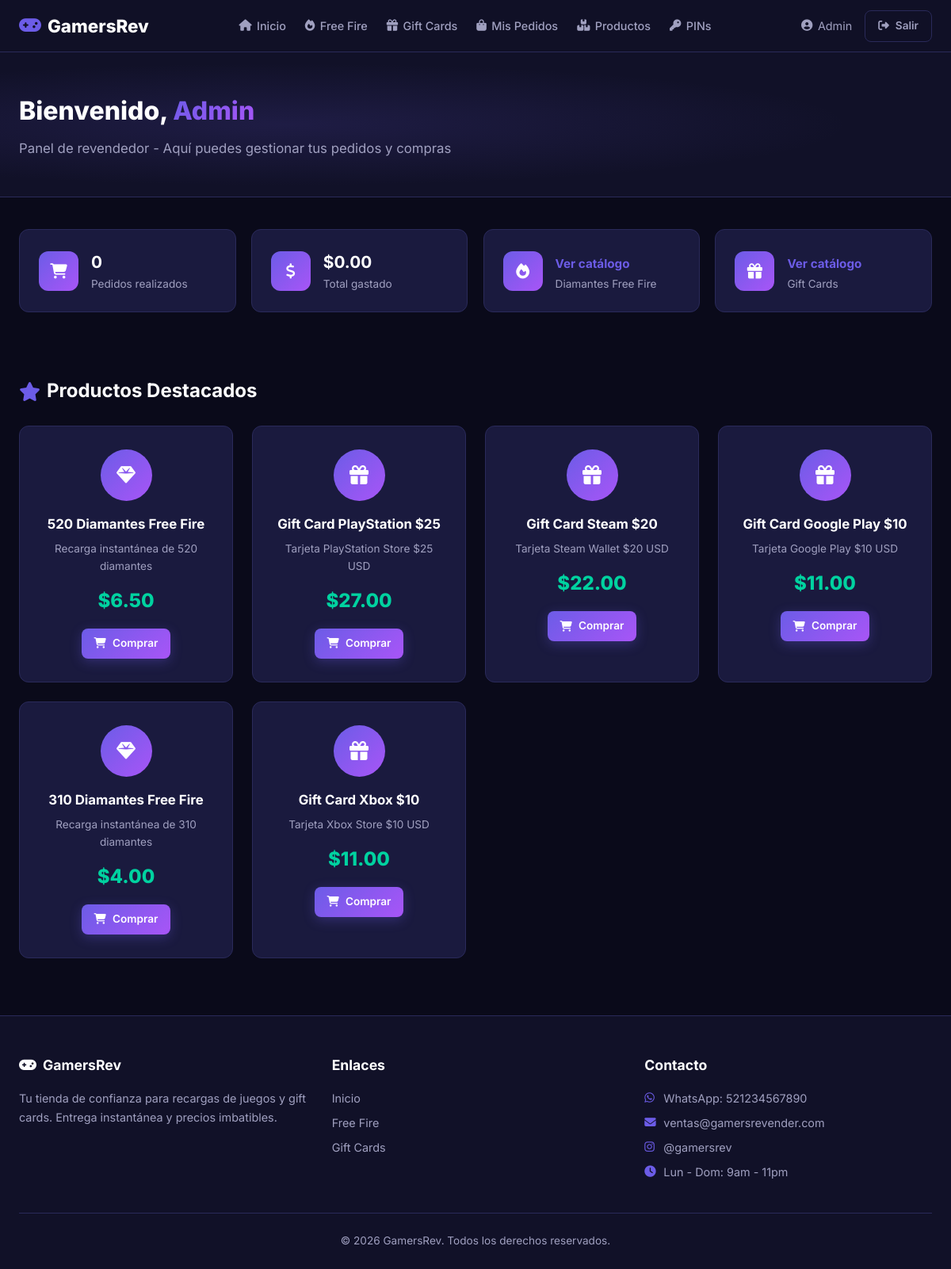
Page /dashboard.php (signed in) on the committed database.
### tables this page shows
CREATE TABLE IF NOT EXISTS productos (
    id INT AUTO_INCREMENT PRIMARY KEY,
    nombre VARCHAR(150) NOT NULL,
    descripcion TEXT,
    precio DECIMAL(10,2) NOT NULL,
    categoria ENUM('freefire', 'giftcard') NOT NULL,
    icono VARCHAR(50) DEFAULT 'fa-gem',
    activo TINYINT(1) DEFAULT 1,
    fecha_creacion DATETIME DEFAULT CURRENT_TIMESTAMP
);

### config.php (called while the page is built, shortened)
<?php
function estaLogueado() {
    return isset($_SESSION['usuario_id']);
}
function obtenerUsuarioActual() {
    return [
        'id' => $_SESSION['usuario_id'],
        'nombre' => $_SESSION['usuario_nombre'],
        'email' => $_SESSION['usuario_email'],
        'rol' => $_SESSION['usuario_rol'],
    ];
}
?>

### dashboard.php (the view, shortened to what this page needs)
<?php
require_once 'config.php';
$db = conectarDB();
$usuario = obtenerUsuarioActual();
$stmt = $db->prepare("SELECT COUNT(*) as total_pedidos, COALESCE(SUM(total), 0) as total_gastado FROM pedidos WHERE usuario_id = ?");
$stmt->execute([$usuario['id']]);
$stats = $stmt->fetch();
$stmt = $db->query("SELECT * FROM productos WHERE activo = 1 ORDER BY RAND() LIMIT 6");
$productos_destacados = $stmt->fetchAll();
require_once 'includes/header.php';
?>
<section class="dashboard-hero">
    <div class="container">
        <h1>Bienvenido, <span class="text-gradient"><?php echo htmlspecialchars($usuario['nombre']); ?></span></h1>
        <p>Panel de revendedor - Aquí puedes gestionar tus pedidos y compras</p>
    </div>
</section>
<section class="section">
    <div class="container">
        <div class="stats-grid">
            <div class="stat-card">
                <div class="stat-icon"><i class="fas fa-shopping-cart"></i></div>
                <div class="stat-info">
                    <h3><?php echo $stats['total_pedidos']; ?></h3>
                    <p>Pedidos realizados</p>
                </div>
            </div>
            <div class="stat-card">
                <div class="stat-icon"><i class="fas fa-dollar-sign"></i></div>
                <div class="stat-info">
                    <h3>$<?php echo number_format($stats['total_gastado'], 2); ?></h3>
                    <p>Total gastado</p>
                </div>
            </div>
            <div class="stat-card">
                <div class="stat-icon"><i class="fas fa-fire"></i></div>
                <div class="stat-info">
                    <h3><a href="freefire.php" class="stat-link">Ver catálogo</a></h3>
                    <p>Diamantes Free Fire</p>
                </div>
            </div>
            <div class="stat-card">
                <div class="stat-icon"><i class="fas fa-gift"></i></div>
                <div class="stat-info">
                    <h3><a href="giftcards.php" class="stat-link">Ver catálogo</a></h3>
                    <p>Gift Cards</p>
                </div>
            </div>
        </div>
    </div>
</section>
<section class="section">
    <div class="container">
        <h2 class="section-title"><i class="fas fa-star"></i> Productos Destacados</h2>
        <div class="products-grid">
            <?php foreach ($productos_destacados as $prod): ?>
            <div class="product-card">
                <div class="product-icon">
                    <i class="fas <?php echo htmlspecialchars($prod['icono']); ?>"></i>
                </div>
                <h3><?php echo htmlspecialchars($prod['nombre']); ?></h3>
                <p class="product-desc"><?php echo htmlspecialchars($prod['descripcion']); ?></p>
                <div class="product-price">$<?php echo number_format($prod['precio'], 2); ?></div>
                <a href="producto.php?id=<?php echo $prod['id']; ?>" class="btn btn-primary btn-sm">
                    <i class="fas fa-shopping-cart"></i> Comprar
                </a>
            </div>
            <?php endforeach; ?>
        </div>
    </div>
</section>
<?php require_once 'includes/footer.php'; ?>

### css/styles.css (style rules this page uses)
:root { --bg-primary: #0a0a1a; --bg-secondary: #111128; --bg-card: #1a1a3e; --bg-card-hover: #222255; --text-primary: #ffffff; --text-secondary: #a0a0c0; --accent-primary: #6c5ce7; --accent-secondary: #a855f7; --accent-gradient: linear-gradient(135deg, #6c5ce7, #a855f7); --success: #00d2a0; --warning: #f0a500; --error: #ff4757; --info: #3498db; --border: #2a2a5a; --radius: 12px; --radius-sm: 8px; --shadow: 0 4px 20px rgba(0, 0, 0, 0.3); --shadow-lg: 0 8px 40px rgba(108, 92, 231, 0.2); --transition: all 0.3s ease; }
*, *::before, *::after { margin: 0; padding: 0; box-sizing: border-box; }
html { scroll-behavior: smooth; }
body { font-family: 'Inter', -apple-system, BlinkMacSystemFont, sans-serif; background-color: var(--bg-primary); color: var(--text-primary); line-height: 1.6; min-height: 100vh; }
a { text-decoration: none; color: var(--accent-primary); transition: var(--transition); }
.container { max-width: 1200px; margin: 0 auto; padding: 0 1.5rem; }
.btn { display: inline-flex; align-items: center; justify-content: center; gap: 0.5rem; padding: 0.7rem 1.5rem; border: none; border-radius: var(--radius-sm); font-size: 0.95rem; font-weight: 600; cursor: pointer; transition: var(--transition); font-family: inherit; text-decoration: none; }
.btn-primary { background: var(--accent-gradient); color: #fff; box-shadow: 0 4px 15px rgba(108, 92, 231, 0.3); }
.btn-sm { padding: 0.5rem 1rem; font-size: 0.85rem; }
.section { padding: 2.5rem 0; }
.section-title { font-size: 1.5rem; font-weight: 700; margin-bottom: 1.5rem; display: flex; align-items: center; gap: 0.5rem; }
.section-title i { color: var(--accent-primary); }
.text-gradient { background: var(--accent-gradient); -webkit-background-clip: text; -webkit-text-fill-color: transparent; background-clip: text; }
.dashboard-hero { background: var(--bg-secondary); background-image: radial-gradient(ellipse at 30% 50%, rgba(108, 92, 231, 0.15) 0%, transparent 60%); padding: 3rem 0; border-bottom: 1px solid var(--border); }
.dashboard-hero h1 { font-size: 2rem; font-weight: 800; margin-bottom: 0.5rem; }
.dashboard-hero p { color: var(--text-secondary); font-size: 1.05rem; }
.stats-grid { display: grid; grid-template-columns: repeat(auto-fit, minmax(220px, 1fr)); gap: 1.2rem; }
.stat-card { background: var(--bg-card); border: 1px solid var(--border); border-radius: var(--radius); padding: 1.5rem; display: flex; align-items: center; gap: 1rem; transition: var(--transition); }
.stat-icon { width: 50px; height: 50px; background: var(--accent-gradient); border-radius: 12px; display: flex; align-items: center; justify-content: center; font-size: 1.2rem; color: #fff; flex-shrink: 0; }
.stat-info h3 { font-size: 1.3rem; font-weight: 700; }
.stat-info p { color: var(--text-secondary); font-size: 0.85rem; }
.stat-link { color: var(--accent-primary) !important; font-size: 0.95rem !important; }
.products-grid { display: grid; grid-template-columns: repeat(auto-fill, minmax(260px, 1fr)); gap: 1.5rem; }
.product-card { background: var(--bg-card); border: 1px solid var(--border); border-radius: var(--radius); padding: 1.8rem; text-align: center; transition: var(--transition); }
.product-icon { width: 65px; height: 65px; background: var(--accent-gradient); border-radius: 50%; display: flex; align-items: center; justify-content: center; margin: 0 auto 1rem; font-size: 1.5rem; color: #fff; }
.product-card h3 { font-size: 1.05rem; font-weight: 700; margin-bottom: 0.5rem; }
.product-desc { color: var(--text-secondary); font-size: 0.85rem; margin-bottom: 0.8rem; }
.product-price { font-size: 1.5rem; font-weight: 800; color: var(--success); margin-bottom: 1rem; }

### rows in the picture
productos: nombre "520 Diamantes Free Fire", descripcion "Recarga instantánea de 520 diamantes", precio "6.50"
productos: nombre "Gift Card PlayStation $25", descripcion "Tarjeta PlayStation Store $25 USD", precio "27.00"
productos: nombre "Gift Card Steam $20", descripcion "Tarjeta Steam Wallet $20 USD", precio "22.00"
productos: nombre "Gift Card Google Play $10", descripcion "Tarjeta Google Play $10 USD", precio "11.00"
productos: nombre "310 Diamantes Free Fire", descripcion "Recarga instantánea de 310 diamantes", precio "4.00"
productos: nombre "Gift Card Xbox $10", descripcion "Tarjeta Xbox Store $10 USD", precio "11.00"

### other values in the picture
TIENDA_NOMBRE "GamersRev"
$_SESSION['usuario_nombre'] "Admin"
$usuario['nombre'] "Admin"
$stats['total_pedidos'] "0"
$stats['total_gastado'] "0.00"
WHATSAPP_NUMERO "521234567890"
TIENDA_EMAIL "ventas@gamersrevender.com"
TIENDA_INSTAGRAM "@gamersrev"
TIENDA_HORARIO "Lun - Dom: 9am - 11pm"
